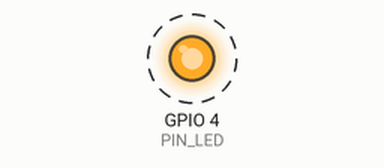
Bench run of a program on a simulated Raspberry Pi (BCM pin numbers). On the bench: output pins drawn as LEDs (lit = HIGH). Dashed ring = blinking. At 10.0 s the program stops and its outputs stay as they are.

Above: at 0.2 s.
Timing chart, 0 to 3.0 s (numbered marks = the images above):
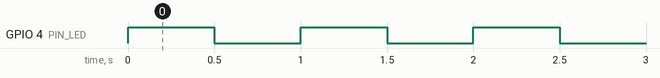

Measured:
- by itself, GPIO 4 (PIN_LED): alternates HIGH for 0.50 s and LOW for 0.50 s, 20 changes in all, then stays LOW

The program:

01_Led.py
```python
# coding: utf_8

import RPi.GPIO as GPIO
import time

# GPIOの設定
GPIO.setmode(GPIO.BCM)
PIN_LED = 4
GPIO.setup(PIN_LED, GPIO.OUT)

# 10回繰り返し
for _ in range(10):
    GPIO.output(PIN_LED, GPIO.HIGH)
    time.sleep(0.5)
    GPIO.output(PIN_LED, GPIO.LOW)
    time.sleep(0.5)

# GPIOの解放
GPIO.cleanup()
```
